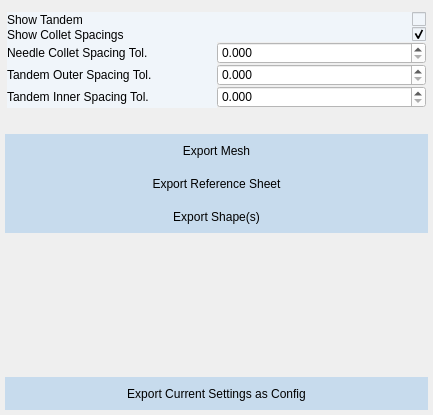
<?xml version="1.0" encoding="UTF-8"?>
<ui version="4.0">
 <class>Export_View</class>
 <widget class="QWidget" name="Export_View">
  <property name="geometry">
   <rect>
    <x>0</x>
    <y>0</y>
    <width>433</width>
    <height>415</height>
   </rect>
  </property>
  <property name="sizePolicy">
   <sizepolicy hsizetype="MinimumExpanding" vsizetype="MinimumExpanding">
    <horstretch>0</horstretch>
    <verstretch>0</verstretch>
   </sizepolicy>
  </property>
  <property name="minimumSize">
   <size>
    <width>0</width>
    <height>290</height>
   </size>
  </property>
  <property name="windowTitle">
   <string>Form</string>
  </property>
  <property name="styleSheet">
   <string notr="true"/>
  </property>
  <property name="windowFilePath">
   <string/>
  </property>
  <layout class="QVBoxLayout" name="verticalLayout">
   <property name="spacing">
    <number>0</number>
   </property>
   <property name="leftMargin">
    <number>5</number>
   </property>
   <property name="topMargin">
    <number>10</number>
   </property>
   <property name="rightMargin">
    <number>5</number>
   </property>
   <property name="bottomMargin">
    <number>5</number>
   </property>
   <item>
    <layout class="QGridLayout" name="gridLayout">
     <property name="sizeConstraint">
      <enum>QLayout::SetNoConstraint</enum>
     </property>
     <property name="leftMargin">
      <number>2</number>
     </property>
     <property name="topMargin">
      <number>2</number>
     </property>
     <property name="rightMargin">
      <number>2</number>
     </property>
     <property name="bottomMargin">
      <number>2</number>
     </property>
     <item row="0" column="0">
      <widget class="QLabel" name="label_2">
       <property name="sizePolicy">
        <sizepolicy hsizetype="MinimumExpanding" vsizetype="Preferred">
         <horstretch>0</horstretch>
         <verstretch>0</verstretch>
        </sizepolicy>
       </property>
       <property name="styleSheet">
        <string notr="true">background-color: rgb(240, 245, 250);
color: rgb(0, 0, 0);</string>
       </property>
       <property name="text">
        <string>Show Tandem</string>
       </property>
      </widget>
     </item>
     <item row="0" column="1">
      <widget class="QCheckBox" name="cb_tandem_shown">
       <property name="sizePolicy">
        <sizepolicy hsizetype="MinimumExpanding" vsizetype="Fixed">
         <horstretch>0</horstretch>
         <verstretch>0</verstretch>
        </sizepolicy>
       </property>
       <property name="layoutDirection">
        <enum>Qt::RightToLeft</enum>
       </property>
       <property name="styleSheet">
        <string notr="true">background-color: rgb(240, 245, 250);</string>
       </property>
       <property name="text">
        <string/>
       </property>
       <property name="checked">
        <bool>false</bool>
       </property>
      </widget>
     </item>
     <item row="1" column="0">
      <widget class="QLabel" name="label">
       <property name="enabled">
        <bool>true</bool>
       </property>
       <property name="sizePolicy">
        <sizepolicy hsizetype="MinimumExpanding" vsizetype="MinimumExpanding">
         <horstretch>0</horstretch>
         <verstretch>0</verstretch>
        </sizepolicy>
       </property>
       <property name="styleSheet">
        <string notr="true">background-color: rgb(240, 245, 250);
color: rgb(0, 0, 0);</string>
       </property>
       <property name="text">
        <string>Show Collet Spacings</string>
       </property>
      </widget>
     </item>
     <item row="1" column="1">
      <widget class="QCheckBox" name="cb_collet_preview_reference_sheet">
       <property name="sizePolicy">
        <sizepolicy hsizetype="MinimumExpanding" vsizetype="Fixed">
         <horstretch>0</horstretch>
         <verstretch>0</verstretch>
        </sizepolicy>
       </property>
       <property name="layoutDirection">
        <enum>Qt::RightToLeft</enum>
       </property>
       <property name="autoFillBackground">
        <bool>false</bool>
       </property>
       <property name="styleSheet">
        <string notr="true">background-color: rgb(240, 245, 250);</string>
       </property>
       <property name="text">
        <string/>
       </property>
       <property name="checked">
        <bool>true</bool>
       </property>
      </widget>
     </item>
     <item row="2" column="0">
      <widget class="QLabel" name="label_3">
       <property name="sizePolicy">
        <sizepolicy hsizetype="MinimumExpanding" vsizetype="Preferred">
         <horstretch>0</horstretch>
         <verstretch>0</verstretch>
        </sizepolicy>
       </property>
       <property name="styleSheet">
        <string notr="true">background-color: rgb(240, 245, 250);
color: rgb(0, 0, 0);</string>
       </property>
       <property name="text">
        <string>Needle Collet Spacing Tol.</string>
       </property>
      </widget>
     </item>
     <item row="2" column="1">
      <widget class="QDoubleSpinBox" name="sb_needle_collet_od">
       <property name="sizePolicy">
        <sizepolicy hsizetype="MinimumExpanding" vsizetype="Fixed">
         <horstretch>0</horstretch>
         <verstretch>0</verstretch>
        </sizepolicy>
       </property>
       <property name="styleSheet">
        <string notr="true">background-color: rgb(255, 255, 255);
color: rgb(0, 0, 0);
</string>
       </property>
       <property name="decimals">
        <number>3</number>
       </property>
      </widget>
     </item>
     <item row="3" column="0">
      <widget class="QLabel" name="label_4">
       <property name="sizePolicy">
        <sizepolicy hsizetype="MinimumExpanding" vsizetype="Preferred">
         <horstretch>0</horstretch>
         <verstretch>0</verstretch>
        </sizepolicy>
       </property>
       <property name="styleSheet">
        <string notr="true">background-color: rgb(240, 245, 250);
color: rgb(0, 0, 0);</string>
       </property>
       <property name="text">
        <string>Tandem Outer Spacing Tol.</string>
       </property>
      </widget>
     </item>
     <item row="3" column="1">
      <widget class="QDoubleSpinBox" name="sb_tandem_collet_outer_od">
       <property name="sizePolicy">
        <sizepolicy hsizetype="MinimumExpanding" vsizetype="Fixed">
         <horstretch>0</horstretch>
         <verstretch>0</verstretch>
        </sizepolicy>
       </property>
       <property name="styleSheet">
        <string notr="true">background-color: rgb(255, 255, 255);
color: rgb(0, 0, 0);
</string>
       </property>
       <property name="decimals">
        <number>3</number>
       </property>
      </widget>
     </item>
     <item row="4" column="0">
      <widget class="QLabel" name="label_5">
       <property name="sizePolicy">
        <sizepolicy hsizetype="MinimumExpanding" vsizetype="Preferred">
         <horstretch>0</horstretch>
         <verstretch>0</verstretch>
        </sizepolicy>
       </property>
       <property name="styleSheet">
        <string notr="true">background-color: rgb(240, 245, 250);
color: rgb(0, 0, 0);</string>
       </property>
       <property name="text">
        <string>Tandem Inner Spacing Tol.</string>
       </property>
      </widget>
     </item>
     <item row="4" column="1">
      <widget class="QDoubleSpinBox" name="sb_tandem_collet_inner_od">
       <property name="sizePolicy">
        <sizepolicy hsizetype="MinimumExpanding" vsizetype="Fixed">
         <horstretch>0</horstretch>
         <verstretch>0</verstretch>
        </sizepolicy>
       </property>
       <property name="styleSheet">
        <string notr="true">background-color: rgb(255, 255, 255);
color: rgb(0, 0, 0);
</string>
       </property>
       <property name="decimals">
        <number>3</number>
       </property>
      </widget>
     </item>
    </layout>
   </item>
   <item>
    <spacer name="verticalSpacer_2">
     <property name="sizePolicy">
      <sizepolicy hsizetype="Minimum" vsizetype="Fixed">
       <horstretch>0</horstretch>
       <verstretch>0</verstretch>
      </sizepolicy>
     </property>
     <property name="orientation">
      <enum>Qt::Vertical</enum>
     </property>
     <property name="sizeType">
      <enum>QSizePolicy::Fixed</enum>
     </property>
     <property name="sizeHint" stdset="0">
      <size>
       <width>20</width>
       <height>10</height>
      </size>
     </property>
    </spacer>
   </item>
   <item>
    <widget class="QLabel" name="label_tandem_hole_warning">
     <property name="styleSheet">
      <string notr="true">color: rgb(0, 0, 0);</string>
     </property>
     <property name="wordWrap">
      <bool>true</bool>
     </property>
    </widget>
   </item>
   <item>
    <widget class="QPushButton" name="btn_export_mesh">
     <property name="sizePolicy">
      <sizepolicy hsizetype="MinimumExpanding" vsizetype="Fixed">
       <horstretch>0</horstretch>
       <verstretch>0</verstretch>
      </sizepolicy>
     </property>
     <property name="minimumSize">
      <size>
       <width>240</width>
       <height>33</height>
      </size>
     </property>
     <property name="maximumSize">
      <size>
       <width>16777215</width>
       <height>33</height>
      </size>
     </property>
     <property name="styleSheet">
      <string notr="true">QPushButton {
	color: rgb(0, 0, 0);
	background-color: rgb(199, 219, 237);
	border: 0px solid;
}
QPushButton:hover {
	color: rgb(250,250,250);
	background-color: rgb(48, 88, 162);
}
QPushButton:pressed {
	color: rgb(250,250,250);
	background-color: rgb(28, 44, 81);
}</string>
     </property>
     <property name="text">
      <string>Export Mesh</string>
     </property>
    </widget>
   </item>
   <item>
    <widget class="QPushButton" name="btn_export_template_reference">
     <property name="sizePolicy">
      <sizepolicy hsizetype="MinimumExpanding" vsizetype="Fixed">
       <horstretch>0</horstretch>
       <verstretch>0</verstretch>
      </sizepolicy>
     </property>
     <property name="minimumSize">
      <size>
       <width>240</width>
       <height>33</height>
      </size>
     </property>
     <property name="maximumSize">
      <size>
       <width>16777215</width>
       <height>33</height>
      </size>
     </property>
     <property name="styleSheet">
      <string notr="true">QPushButton {
	color: rgb(0, 0, 0);
	background-color: rgb(199, 219, 237);
	border: 0px solid;
}
QPushButton:hover {
	color: rgb(250,250,250);
	background-color: rgb(48, 88, 162);
}
QPushButton:pressed {
	color: rgb(250,250,250);
	background-color: rgb(28, 44, 81);
}</string>
     </property>
     <property name="text">
      <string>Export Reference Sheet</string>
     </property>
    </widget>
   </item>
   <item>
    <widget class="QPushButton" name="btn_export_shapes">
     <property name="sizePolicy">
      <sizepolicy hsizetype="MinimumExpanding" vsizetype="Fixed">
       <horstretch>0</horstretch>
       <verstretch>0</verstretch>
      </sizepolicy>
     </property>
     <property name="minimumSize">
      <size>
       <width>240</width>
       <height>33</height>
      </size>
     </property>
     <property name="maximumSize">
      <size>
       <width>16777215</width>
       <height>33</height>
      </size>
     </property>
     <property name="styleSheet">
      <string notr="true">QPushButton {
	color: rgb(0, 0, 0);
	background-color: rgb(199, 219, 237);
	border: 0px solid;
}
QPushButton:hover {
	color: rgb(250,250,250);
	background-color: rgb(48, 88, 162);
}
QPushButton:pressed {
	color: rgb(250,250,250);
	background-color: rgb(28, 44, 81);
}</string>
     </property>
     <property name="text">
      <string>Export Shape(s)</string>
     </property>
    </widget>
   </item>
   <item>
    <spacer name="verticalSpacer">
     <property name="sizePolicy">
      <sizepolicy hsizetype="MinimumExpanding" vsizetype="Expanding">
       <horstretch>0</horstretch>
       <verstretch>0</verstretch>
      </sizepolicy>
     </property>
     <property name="orientation">
      <enum>Qt::Vertical</enum>
     </property>
     <property name="sizeHint" stdset="0">
      <size>
       <width>267</width>
       <height>4338</height>
      </size>
     </property>
    </spacer>
   </item>
   <item>
    <widget class="QPushButton" name="btn_export_current_config">
     <property name="sizePolicy">
      <sizepolicy hsizetype="MinimumExpanding" vsizetype="Fixed">
       <horstretch>0</horstretch>
       <verstretch>0</verstretch>
      </sizepolicy>
     </property>
     <property name="minimumSize">
      <size>
       <width>240</width>
       <height>33</height>
      </size>
     </property>
     <property name="maximumSize">
      <size>
       <width>16777215</width>
       <height>33</height>
      </size>
     </property>
     <property name="styleSheet">
      <string notr="true">QPushButton {
	color: rgb(0, 0, 0);
	background-color: rgb(199, 219, 237);
	border: 0px solid;
}
QPushButton:hover {
	color: rgb(250,250,250);
	background-color: rgb(48, 88, 162);
}
QPushButton:pressed {
	color: rgb(250,250,250);
	background-color: rgb(28, 44, 81);
}</string>
     </property>
     <property name="text">
      <string>Export Current Settings as Config</string>
     </property>
    </widget>
   </item>
  </layout>
 </widget>
 <resources/>
 <connections/>
</ui>
